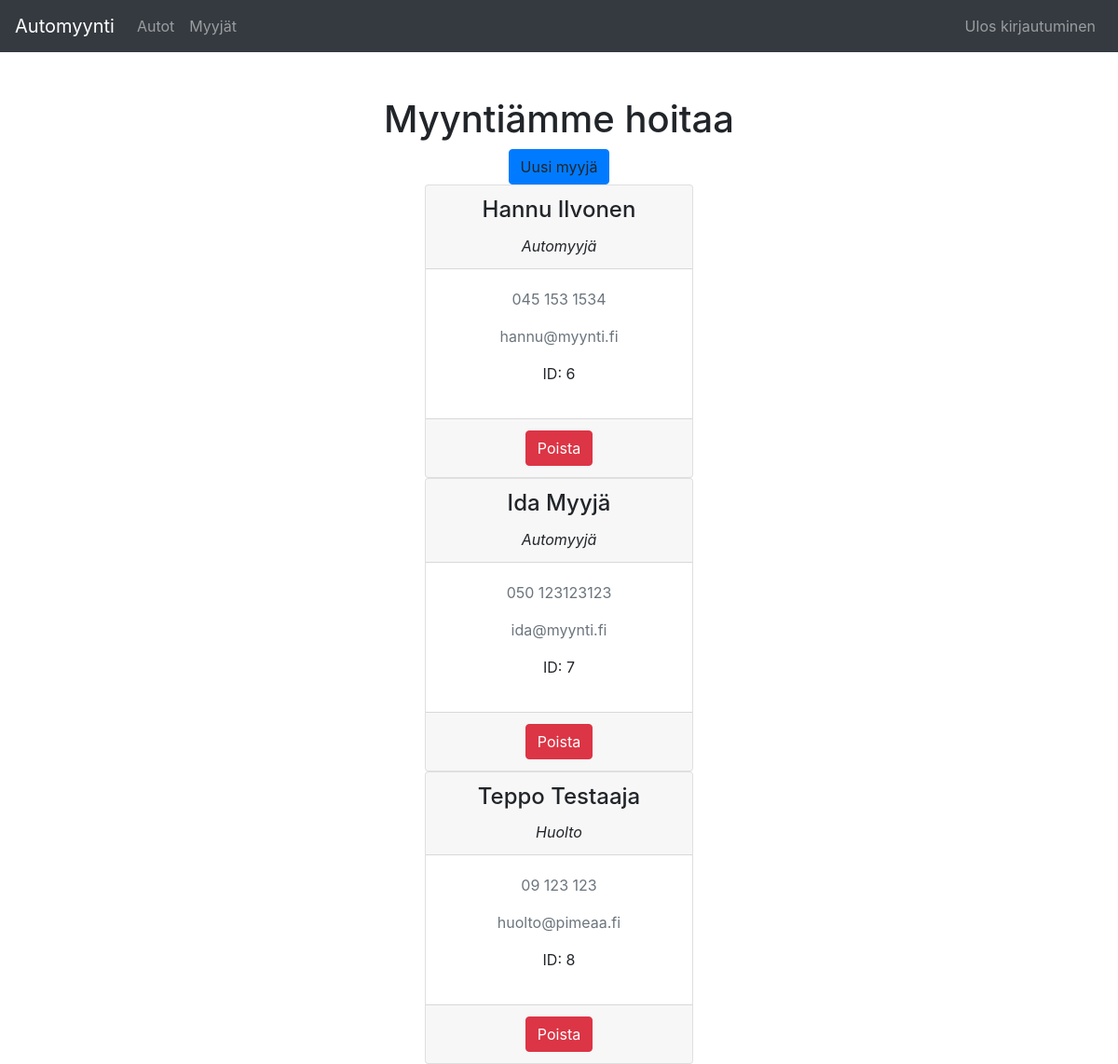
Page /myyjat/ (signed in) on the committed database.
### app/models.py (models this page shows)
class Myyja(models.Model):
    nimi = models.CharField(max_length=50, default='nimi')
    titteli = models.CharField(max_length=50, default='titteli')
    puhelinnumero = models.CharField(max_length=20, default='00000000')
    email = models.EmailField(max_length=50, default='etu.suku@malli.fi')
    class Meta:
        ordering = ['nimi']

### app/views.py (the view)
# urls.py: path('myyjat/', myyjalistanakyma),
def myyjalistanakyma(request):
    if not request.user.is_authenticated:
        return render(request, 'login.html')
    else:
        myyjatlista = Myyja.objects.all()
        context = {'myyjat': myyjatlista}
        return render (request, "myyjat.html", context)

### app/templates/myyjat.html (shortened to what this page needs)
{% extends 'index.html' %}
{% block content %}
<br />
<br />
    <h1>Myyntiämme hoitaa</h1>
    <a onclick="showaddform()" class="btn btn-primary">Uusi myyjä</a>
<div>
{% for m in myyjat %}
<div class="card" style="width: 18rem;">
    <div class="card-header">
        <h4 class="card-title">{{m.nimi}}</h4>
        <i>{{m.titteli}}</i>
    </div>
    <div class="card-body">
        <p class="card-text text-muted">{{m.puhelinnumero}}</p>
        <p class="card-text text-muted">{{m.email}}</p>
        <p>ID: {{m.id}}</p>
    </div>
    <div class="card-footer">
        <a href="/poista-myyja/{{m.id}}/" class="btn btn-danger">Poista</a>
    </div>
</div>
{% endfor %}
</div>
{% endblock %}

### rows in the picture
Myyja: nimi "Hannu Ilvonen", titteli "Automyyjä", puhelinnumero "045 153 1534", email "hannu@myynti.fi", id "6"
Myyja: nimi "Ida Myyjä", titteli "Automyyjä", puhelinnumero "050 123123123", email "ida@myynti.fi", id "7"
Myyja: nimi "Teppo Testaaja", titteli "Huolto", puhelinnumero "09 123 123", email "huolto@pimeaa.fi", id "8"
